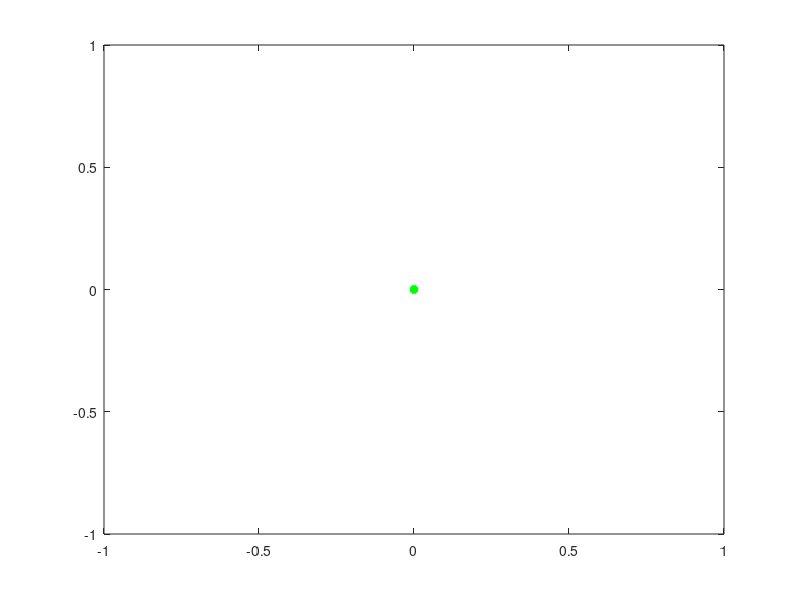

Recreate this plot in MATLAB. (Note: this script raises an error after producing the figure.)
clc; clear; close all;

% OK
% kr = 5; kq = 12.5;
kr = 2; kq = 5; % OK
% kr = -2; kq = -5;

% kr = 0.1; kq = 0.5;
% kr = 0.1; kq = 0.5;
% k = 0;

% X0 = [2 1 -1 -2 -2 -1 1 2];
% Y0 = [1 2  2  1 -1 -2 -2 -1];
% Th0 = [1 2  2  3 -3 -2 -2 -1]*pi/4;

plot(0,0,'*g','LineWidth',3); hold on;

% arena plot
origin_arena = [-1; 1]; r_arena = 3;
plot_circle(origin_arena,r_arena)
xlabel('x (m)'); ylabel('y (m)');


% plot obstacles
origin1 = [0.5; 1]; r1 = 0.25;
plot_circle(origin1,r1);

origin2 = [-2; -0.5]; r2 = 0.5;
plot_circle(origin2,r2);

origin3 = [-1; 2]; r3 = 2*0.5;
plot_circle(origin3,r3);

% for j = 1:length(X0)

%     x0 = X0(j); y0 = Y0(j); th0 = Th0(j);
%     k = 0; c = 0;

x0 = -2.5; y0 = 2.5; th0 = 1*pi/4; kplot = 0; c = 0;
x = x0; y = y0; th = th0; t = 0; dt = 0.25; ne = inf; v = 0; w = 0;
% k = 2; % OK
k = 4; % OK

while ne > 0.01
    kplot = kplot+1;
    % robot model
    x = x + v*cos(th)*dt;
    y = y + v*sin(th)*dt;
    th = th + w*dt;
    
    X = [x; y];
    % beta
    beta_arena = r_arena^2 - (X-origin_arena)'*(X-origin_arena);
    beta1 = (X-origin1)'*(X-origin1) - r1^2;
    beta2 = (X-origin2)'*(X-origin2) - r2^2;
    beta3 = (X-origin3)'*(X-origin3) - r3^2;
    
    beta = beta_arena*beta1*beta2*beta3;

    betadot_arena = -2*(X-origin_arena);
    betadot1 = 2*(X-origin1);
    betadot2 = 2*(X-origin2);
    betadot3 = 2*(X-origin3);
    betadot = betadot_arena*beta1*beta2*beta3 + beta_arena*betadot1*beta2*beta3 + beta_arena*beta1*betadot2*beta3 + beta_arena*beta1*beta2*betadot3;
    
    num1 = 2*X*((X'*X)^k + beta)^(1/k);
    num2 = ( 1/k )*( ((X'*X)^(k) + beta)^(-1+(1/k)) )*( (k*(X'*X)^(k-1))*2*X+betadot )*(X'*X);
    num = num1 - num2;
    den = ((X'*X)^k + beta).^(2/k);
    grad_phi = num/den;
    p = norm(grad_phi);
    alpha = myAtan2(grad_phi(1),grad_phi(2));
    q = sin(th-alpha);
    
    % control law
    v = kr*p;
    w = kq*q;
    
    % error
    % X = [x; y; th];
    ne = norm(X(1:2))
    
    t = t + dt;
    
    % plot
    plot(x,y,'.r','LineWidth',2);
    grid on; hold on;
    
    if (rem(kplot,200) == 0 || kplot == 1) && c < 6
        % draw_robot(x,y,th); grid on; hold on;
        draw_robot_tb3(x,y,th,kplot); grid on; hold on;
        c = c+1;
    end
    axis([-4 2 -2 4]);
    drawnow
end


% end



